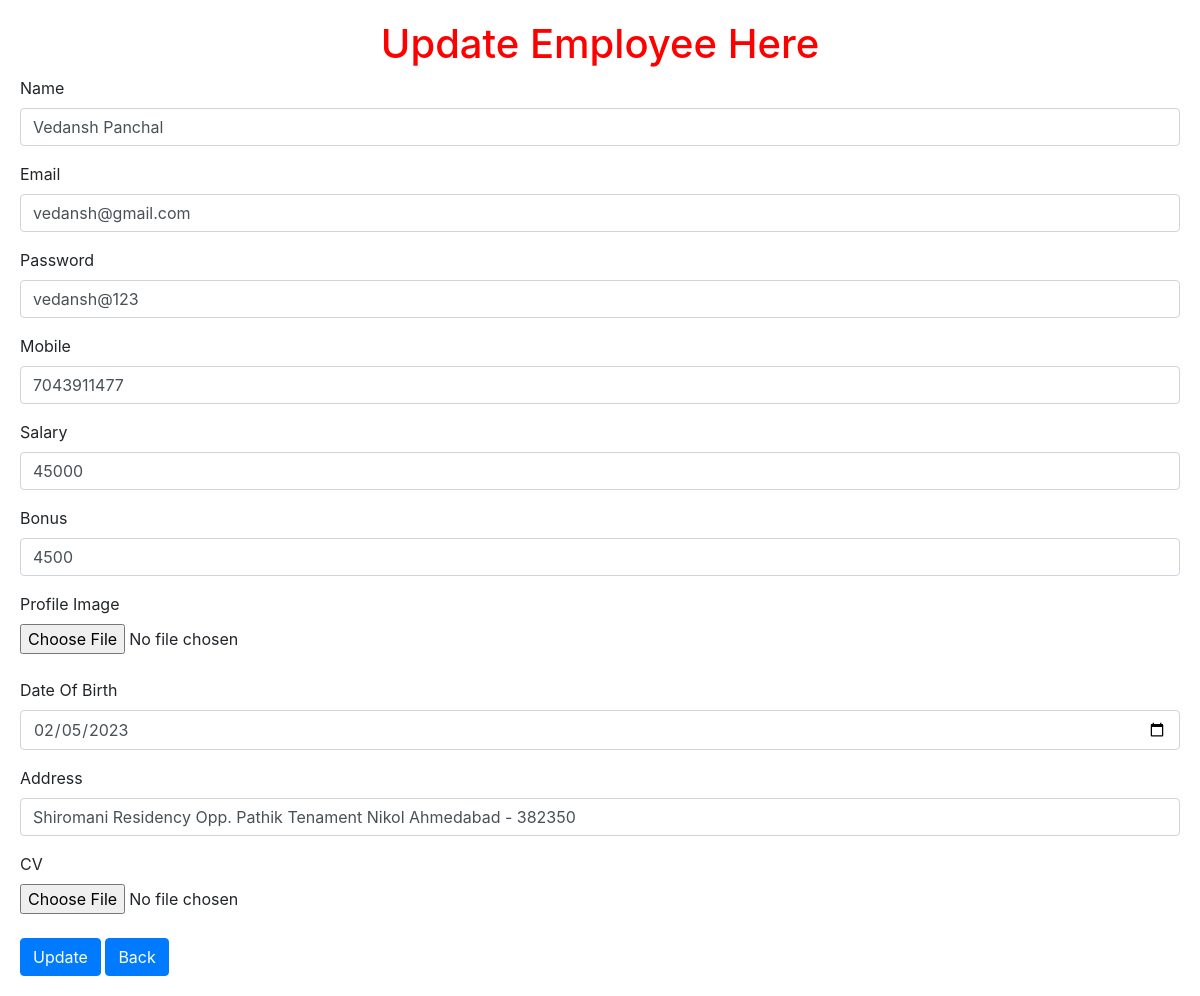
The page /update_emp/36 on the database its author committed.
### app/models.py (models this page shows)
class Employee(models.Model):
    name = models.CharField(max_length=50)
    email = models.EmailField(max_length=30)
    password = models.CharField(max_length=30)
    mobile = models.IntegerField()
    salary = models.IntegerField()
    bonus = models.IntegerField()
    profile_image = models.ImageField(upload_to='media/', null=True, default=None)
    dob = models.DateField()
    address = models.TextField(max_length=500, default=True)
    cv = models.FileField(upload_to='resume/', null=True, default=None)
    class Meta:
        ordering = ['-id']

### app/views.py (the view)
# urls.py: path('update_emp/<int:id>', views.update_emp, name='update_emp'),
def update_emp(request, id):
    emp_data = Employee.objects.get(id=id)
    dict = {
        'emp_data': emp_data
    }
    return render(request, 'update_emp.html', dict)

### app/templates/update_emp.html (shortened to what this page needs)
<!doctype html>
<html lang="en">
    <head>
        <link rel="stylesheet"
            href="https://cdn.jsdelivr.net/npm/bootstrap@4.0.0/dist/css/bootstrap.min.css"
>
    </head>
    <body>
        <h1 style="text-align: center; color:red">Update Employee Here</h1>
        <form method="POST" action="/update_action/{{emp_data.id}}">
            <div class="form-group">
                <label for="name">Name</label>
                <input type="text" class="form-control" id="name"
                    name="name" value="{{emp_data.name}}"
                    placeholder="Enter Name">
            </div>
            <div class="form-group">
                <label for="email">Email</label>
                <input type="email" class="form-control" id="email"
                    name="email" value="{{emp_data.email}}"
                    placeholder="Enter Email">
            </div>
            <div class="form-group">
                <label for="password">Password</label>
                <input type="text" class="form-control" id="password"
                    name="password" value="{{emp_data.password}}"
                    placeholder="Enter Password">
            </div>
            <div class="form-group">
                <label for="mobile">Mobile</label>
                <input type="number" class="form-control" id="mobile"
                    name="mobile" value="{{emp_data.mobile}}"
                    placeholder="Enter Mobile">
            </div>
            <div class="form-group">
                <label for="salary">Salary</label>
                <input type="number" class="form-control" id="salary"
                    name="salary" value="{{emp_data.salary}}"
                    placeholder="Enter Salary">
            </div>
            <div class="form-group">
                <label for="bonus">Bonus</label>
                <input type="number" class="form-control" id="bonus"
                    name="bonus" value="{{emp_data.bonus}}"
                    placeholder="Enter Bonus">
            </div>
            <div>
                <label for="profile_image">Profile Image</label><br>
                <input type="file" name="profile_image"
                    value="{{emp_data.profile_image}}" id="profile_image">
            </div><br>
            <div class="form-group">
                <label for="dob">Date Of Birth</label>
                <input type="date" class="form-control" id="dob"
                    name="dob" value="{{emp_data.dob | date:'Y-m-d'}}"
                    placeholder="Enter DOB">
            </div>
            <div class="form-group">
                <label for="address">Address</label>
                <input type="text" class="form-control" id="address"
                    name="address" value="{{emp_data.address}}"
                    placeholder="Enter Address">
            </div>
            <div>
                <label for="cv">CV</label><br>
                <input type="file" name="cv" value="{{emp_data.cv}}" id="cv">
            </div><br>
            <button type="submit" class="btn btn-primary">Update</button>
            <a class="btn btn-primary" href="/view_all_emp" role="button">Back</a>
        </form>
    </body>
</html>

### app/templates/update_emp.html (style rules this page uses)
body { margin: 20px; }

### rows shown on the page
Employee: name "Vedansh Panchal", email "vedansh@gmail.com", password "vedansh@123", mobile "7043911477", salary "45000", bonus "4500", dob "02/05/2023", address "Shiromani Residency Opp. Pathik Tenament Nikol Ahmedabad - 382350"
